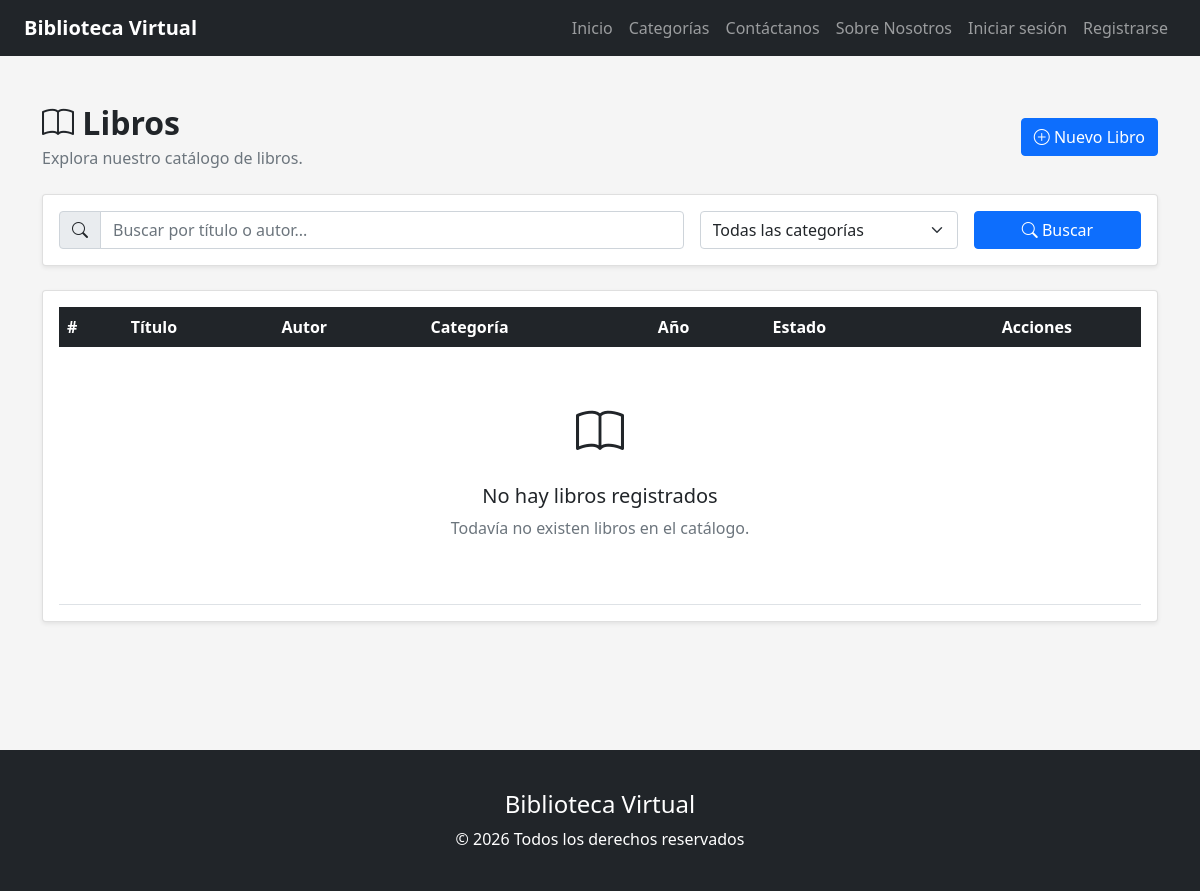
Before: /biblioteca/libros/ with the older database file.
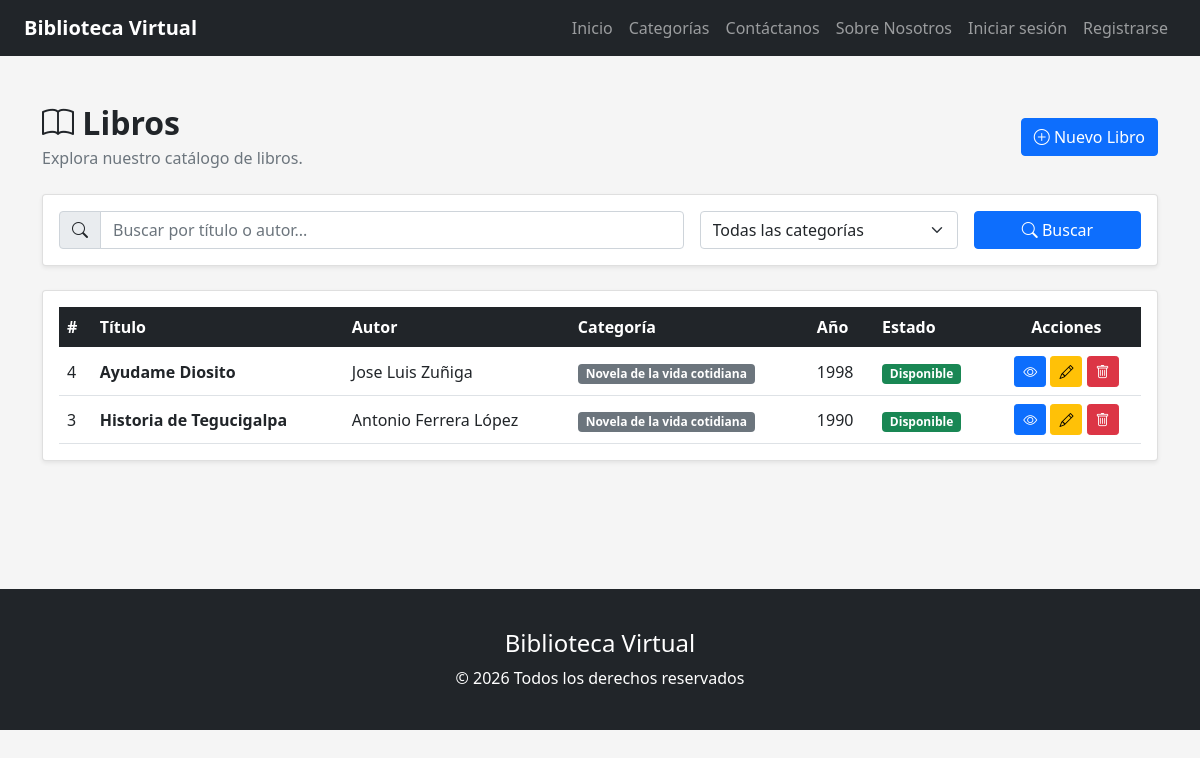
After: the same page with the newer database file.
### biblioteca/models.py (models this page shows, shortened)
class Libro(models.Model):
    titulo = models.CharField(
        max_length=200,
        verbose_name="Título"
    )
    autor = models.CharField(
        max_length=150,
        verbose_name="Autor"
    )
    descripcion = models.TextField(
        blank=True,
        null=True,
        verbose_name="Descripción"
    )
    portada = models.ImageField(
    upload_to="libros/",
    blank=True,
    null=True,
    verbose_name="Portada"
    )
    anio_publicacion = models.PositiveIntegerField(
        blank=True,
        null=True,
        verbose_name="Año de publicación"
    )
    categoria = models.ForeignKey(
        Categoria,
        on_delete=models.PROTECT,
        related_name="libros",
        verbose_name="Categoría"
    )
    disponible = models.BooleanField(
        default=True,
        verbose_name="Disponible"
    )
    fecha_registro = models.DateTimeField(
        auto_now_add=True,
        verbose_name="Fecha de registro"
    )
    class Meta:
        db_table = "libros"
        verbose_name = "Libro"
        verbose_name_plural = "Libros"
        ordering = ["titulo"]

class Categoria(models.Model):
    nombre = models.CharField(
        max_length=100,
        unique=True,
        verbose_name="Nombre"
    )
    descripcion = models.TextField(
        blank=True,
        null=True,
        verbose_name="Descripción"
    )
    estado = models.BooleanField(
        default=True,
        verbose_name="Estado"
    )
    fecha_creacion = models.DateTimeField(
        auto_now_add=True,
        verbose_name="Fecha de creación"
    )
    class Meta:
        db_table = "categorias"
        verbose_name = "Categoría"
        verbose_name_plural = "Categorías"
        ordering = ["nombre"]
    def __str__(self):
        return self.nombre

### biblioteca/views.py (the view)
# urls.py: path('libros/',views.libros,name='libros'),
def libros(request, id=None):
    if id:
        libro = get_object_or_404(
            Libro,
            id=id
        )
        if request.method == "POST":
            form = LibroForm(
                request.POST,
                request.FILES,
                instance=libro
            )
            if form.is_valid():
                form.save()
                return redirect('libros')
        else:
            form = LibroForm(
                instance=libro
            )
    else:
        if request.method == "POST":
            form = LibroForm(
                request.POST,
                request.FILES
            )
            if form.is_valid():
                form.save()
                return redirect('libros')
        else:
            form = LibroForm()
    busqueda = request.GET.get(
        'q',
        ''
    ).strip()
    categoria_id = request.GET.get(
        'categoria',
        ''
    )
    libros = Libro.objects.select_related(
        'categoria'
    ).all()
    if busqueda:
        libros = libros.filter(
            models.Q(titulo__icontains=busqueda) |
            models.Q(autor__icontains=busqueda)
        )
    if categoria_id:
        libros = libros.filter(
            categoria_id=categoria_id
        )
    categorias = Categoria.objects.all()
    if request.user.is_authenticated:
        favoritos_ids = Favorito.objects.filter(
            usuario=request.user
        ).values_list(
            'libro_id',
            flat=True
        )
    else:
        favoritos_ids = []
    return render(
        request,
        'biblioteca/libros.html',
        {
            'libros': libros,
            'categorias': categorias,
            'form': form,
            'editando': bool(id),
            'libro_editando': libro if id else None,
            'favoritos_ids': favoritos_ids,
            'busqueda': busqueda,
            'categoria_seleccionada': categoria_id
        }
    )

### biblioteca/templates/biblioteca/libros.html (shortened to what this page needs)
{% extends 'base.html' %}
{% block content %}
<div class="container py-5">
    <div class="d-flex justify-content-between align-items-center mb-4">
        <div>
            <h2 class="fw-bold mb-1">
                <i class="bi bi-book"></i>
                Libros
            </h2>
            <p class="text-muted mb-0">
                Explora nuestro catálogo de libros.
            </p>
        </div>
        <button
            class="btn btn-primary"
            data-bs-toggle="modal"
            data-bs-target="#modalLibro">
            <i class="bi bi-plus-circle"></i>
            Nuevo Libro
        </button>
    </div>
<div class="card shadow-sm mb-4">
    <div class="card-body">
        <form method="GET">
            <div class="row g-3">
                <div class="col-md-7">
                    <div class="input-group">
                        <span class="input-group-text">
                            <i class="bi bi-search"></i>
                        </span>
                        <input
                            type="text"
                            name="q"
                            class="form-control"
                            placeholder="Buscar por título o autor..."
                            value="{{ busqueda }}"
                        >
                    </div>
                </div>
                <div class="col-md-3">
                    <select
                        name="categoria"
                        class="form-select">
                        <option value="">
                            Todas las categorías
                        </option>
                    </select>
                </div>
                <div class="col-md-2">
                    <button
                        type="submit"
                        class="btn btn-primary w-100">
                        <i class="bi bi-search"></i>
                        Buscar
                    </button>
                </div>
            </div>
        </form>
    </div>
</div>
    <div class="card shadow-sm">
        <div class="card-body">
            <div class="table-responsive">
                <table class="table table-hover align-middle mb-0">
                    <thead class="table-dark">
                        <tr>
                            <th>#</th>
                            <th>Título</th>
                            <th>Autor</th>
                            <th>Categoría</th>
                            <th>Año</th>
                            <th>Estado</th>
                            <th class="text-center">
                                Acciones
                            </th>
                        </tr>
                    </thead>
                    <tbody>
                        {% for libro in libros %}
                        <tr>
                            <td>
                                {{ libro.id }}
                            </td>
                            <td>
                                <strong>
                                    {{ libro.titulo }}
                                </strong>
                            </td>
                            <td>
                                {{ libro.autor }}
                            </td>
                            <td>
                                <span class="badge bg-secondary">
                                    {{ libro.categoria.nombre }}
                                </span>
                            </td>
                            <td>
                                {% if libro.anio_publicacion %}
                                    {{ libro.anio_publicacion }}
                                {% else %}
                                    <span class="text-muted">
                                        —
                                    </span>
                                {% endif %}
                            </td>
                            <td>
                                {% if libro.disponible %}
                                    <span class="badge bg-success">
                                        Disponible
                                    </span>
                                {% else %}
                                    <span class="badge bg-danger">
                                        No disponible
                                    </span>
                                {% endif %}
                            </td>
                            <td class="text-center">
                                <a
                                    href="{% url 'detalle_libro' libro.id %}"
                                    class="btn btn-primary btn-sm"
                                    title="Ver detalles">
                                    <i class="bi bi-eye"></i>
                                </a>
                                <a
                                    href="{% url 'editar_libro' libro.id %}"
                                    class="btn btn-warning btn-sm"
                                    title="Editar libro">
                                    <i class="bi bi-pencil"></i>
                                </a>
                                <a
                                    href="{% url 'eliminar_libro' libro.id %}"
                                    class="btn btn-danger btn-sm"
                                    title="Eliminar libro">
                                    <i class="bi bi-trash"></i>
                                </a>
                            </td>
                        </tr>
                        {% empty %}
                        <tr>
                            <td
                                colspan="7"
                                class="text-center py-5">
                                <i
                                    class="bi bi-book"
                                    style="font-size: 3rem;">
                                </i>
                                <h5 class="mt-3">
                                    No hay libros registrados
                                </h5>
                                <p class="text-muted">
                                    Todavía no existen libros
                                    en el catálogo.
                                </p>
                            </td>
                        </tr>
                        {% endfor %}
                    </tbody>
                </table>
            </div>
        </div>
    </div>
</div>
{% endblock %}

### landing/templates/base.html (shortened to what this page needs)
{% load static %}
<!DOCTYPE html>
<html lang="es">
<head>
    <link rel="stylesheet"
          href="{% static 'bootstrap-5.0.2/css/bootstrap.min.css' %}">
    <link rel="stylesheet"
          href="https://cdn.jsdelivr.net/npm/bootstrap-icons@1.11.3/font/bootstrap-icons.min.css">
</head>
<body>
    {% include 'includes/navbar.html' %}
    {% block content %}
    {% endblock %}
    {% include 'includes/footer.html' %}
</body>
</html>

### landing/templates/includes/navbar.html (shortened to what this page needs)
    <nav class="navbar navbar-expand-lg navbar-dark bg-dark">
        <div class="container-fluid px-4">
            <div class="d-flex align-items-center">
                <a class="navbar-brand fw-bold" href="{% url 'index' %}">
                    Biblioteca Virtual
                </a>
            </div>
            <div class="collapse navbar-collapse" id="menu">
                <ul class="navbar-nav ms-auto">
                    <li class="nav-item">
                        <a class="nav-link" href="{% url 'index' %}">
                            Inicio
                        </a>
                    </li>
                    <li class="nav-item">
                        <a class="nav-link" href="{% url 'categorias' %}">
                            Categorías
                        </a>
                    </li>
                    <li class="nav-item">
                        <a class="nav-link" href="{% url 'contact' %}">
                            Contáctanos
                        </a>
                    </li>
                    <li class="nav-item">
                        <a class="nav-link" href="{% url 'about' %}">
                            Sobre Nosotros
                        </a>
                    </li>
                    {% if user.is_authenticated %}
                        <li class="nav-item">
                            <span class="nav-link">
                                Hola, {{ user.username }}
                            </span>
                        </li>
                        <li class="nav-item">
                            <a class="nav-link" href="{% url 'logout' %}">
                                Cerrar sesión
                            </a>
                        </li>
                    {% else %}
                        <li class="nav-item">
                            <a class="nav-link" href="{% url 'login' %}">
                                Iniciar sesión
                            </a>
                        </li>
                        <li class="nav-item">
                            <a class="nav-link" href="{% url 'register' %}">
                                Registrarse
                            </a>
                        </li>
                    {% endif %}
                </ul>
            </div>
        </div>
    </nav>

### landing/templates/includes/footer.html
    <footer>
        <div class="container text-center">
            <h4>
                Biblioteca Virtual
            </h4>
            <p class="mb-0">
                © 2026 Todos los derechos reservados
            </p>
        </div>
    </footer>

### landing/templates/base.html (style rules this page uses)
body { background-color: #f5f5f5; }
footer { background:#212529; color:white; padding:40px 0; margin-top:80px; }

Changed rows visible on the page:
added Libro: id "4", titulo "Ayudame Diosito", autor "Jose Luis Zuñiga", categoria.nombre "Novela de la vida cotidiana", anio_publicacion "1998", disponible "Disponible"
added Libro: id "3", titulo "Historia de Tegucigalpa", autor "Antonio Ferrera López", categoria.nombre "Novela de la vida cotidiana", anio_publicacion "1990", disponible "Disponible"
Other visible differences:
text no longer shown: "No hay libros registrados Todavía no existen libros en el catálogo."
